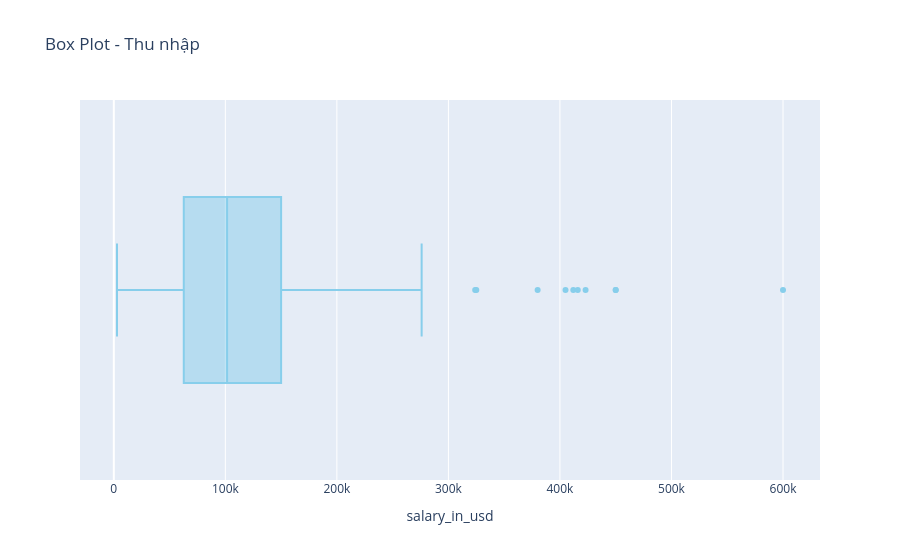

The code cell stored with this chart in its notebook:
### Code cell
fig1 = px.box(df_salary, x='salary_in_usd', points='outliers', color_discrete_sequence=['skyblue'], title='Box Plot - Thu nhập')
fig1.show()

### Figure 1 — Plotly figure (JSON) as saved in the notebook; plotly's stock layout.template omitted (floating-point values rounded to 4 significant figures; data arrays with more than 128 entries replaced by an {"elided": "..."} marker saying what was removed)
{"data": [{"alignmentgroup": "True", "boxpoints": "outliers", "hovertemplate": "salary_in_usd=%{x}<extra></extra>", "legendgroup": "", "marker": {"color": "skyblue"}, "name": "", "notched": false, "offsetgroup": "", "orientation": "h", "showlegend": false, "type": "box", "x": {"elided": "607 int values"}, "x0": " ", "xaxis": "x", "y0": " ", "yaxis": "y"}], "layout": {"boxmode": "group", "legend": {"tracegroupgap": 0}, "title": {"text": "Box Plot - Thu nhập"}, "xaxis": {"anchor": "y", "domain": [0, 1], "title": {"text": "salary_in_usd"}}, "yaxis": {"anchor": "x", "domain": [0, 1]}}}
